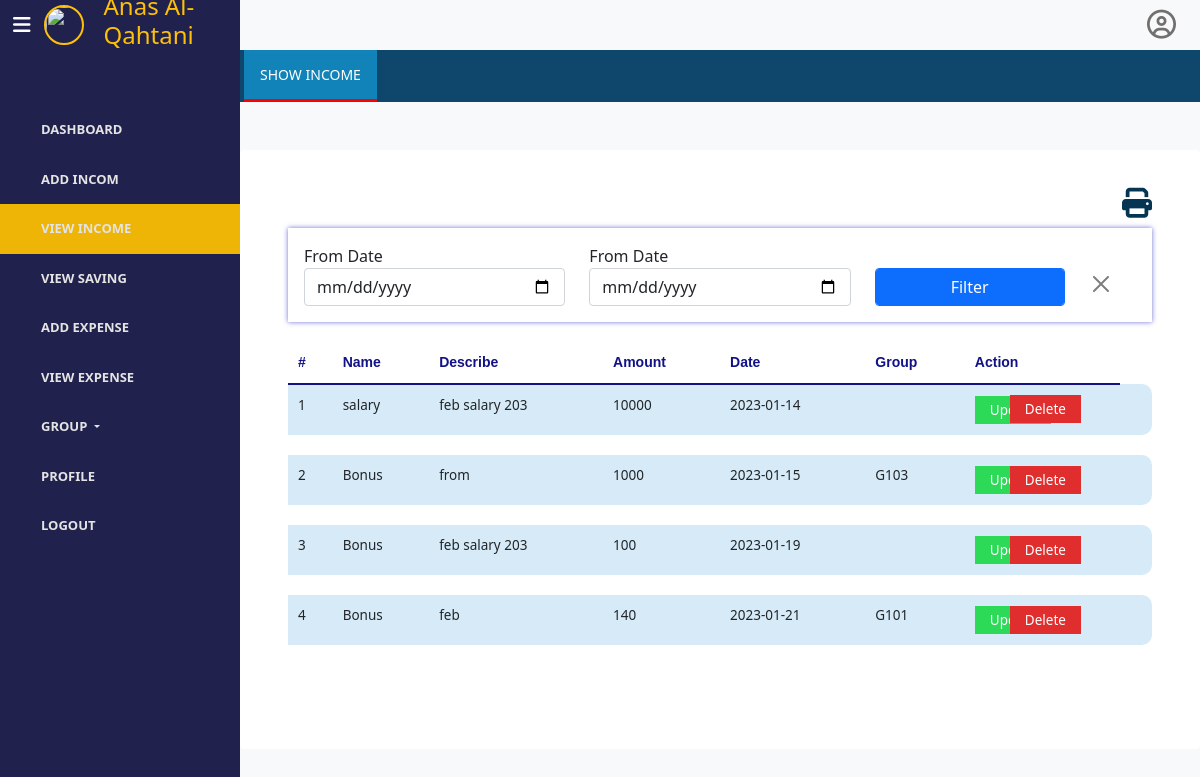
/php/show_income.php (signed in), run on the app's committed database.
### tables this page shows
CREATE TABLE `income` (
  `id` int(6) NOT NULL,
  `name` varchar(50) NOT NULL,
  `descrption` varchar(50) DEFAULT NULL,
  `date` date NOT NULL DEFAULT current_timestamp(),
  `amount` double NOT NULL,
  `type` varchar(50) NOT NULL DEFAULT 'income',
  `user_id` int(6) NOT NULL,
  `group_id` int(6) DEFAULT NULL
);

CREATE TABLE `groups` (
  `id` int(6) NOT NULL,
  `name` varchar(50) NOT NULL,
  `date_create` date NOT NULL DEFAULT current_timestamp(),
  `capacity` int(11) NOT NULL,
  `admin_id` int(6) NOT NULL
);

### php/show_income.php (the view, shortened to what this page needs)
<!DOCTYPE html>
<html lang="en">
<head>
    <link rel="stylesheet" href="../css/style.css">
   <link rel="stylesheet" href="https://cdn.jsdelivr.net/npm/bootstrap@5.0.1/dist/css/bootstrap.min.css">
   <link rel="stylesheet" href="https://cdnjs.cloudflare.com/ajax/libs/font-awesome/6.2.1/css/all.min.css">
</head>
<body>
    <div class="px-0 bg-light">
        <div class="d-flex">
            <div class="d-flex align-items-center " id="navbar"> <button class="navbar-toggler" type="button" data-bs-toggle="collapse" data-bs-target="#navbar-items" aria-controls="navbarSupportedContent" aria-expanded="true" aria-label="Toggle navigation"> <span class="fas fa-bars"></span> </button> <div class="d-flex topdashboard">
            <img src="../img/user.png" width="40" height="40">
                <h4>
                </h4>
            </div> </div>
            <div id="navbar2" class="d-flex justify-content-end pe-4"> <span class="far fa-user-circle "></span> </div>
        </div>
        <div class="d-md-flex">
            <ul id="navbar-items" class="p-0">
                <a href="user_dashbord.php"><li  > <span class="ps-3 name ">Dashboard</span> </li></a>
                <a href="add_income.php"> <li  > <span class="ps-3 name">ADD Incom</span> </li></a>
                <a href="show_income.php"><li class="active">  <span class="ps-3 name">View Income</span> </li></a>
                <a href="show_saving.php"><li>  <span class="ps-3 name">View Saving</span> </li></a>
                <a href="add_expense.php"><li>  <span class="ps-3 name">ADD Expense</span> </li></a>
                <a href="show_expense.php"><li>  <span class="ps-3 name">View Expense</span> </li></a>
                <?php
                include('../database/connect.php');
                             $userid=$_SESSION['user_id'];
                             $query ="SELECT type from users WHERE id=$userid";
                            $result = $connect->query($query);
                            if($result->num_rows> 0){
                                $type=$result->fetch_assoc();
                            if( ($type['type']=='leader') || ($type['type']=='member')){
                            ?>
                <a href="show_expense.php"><li>  <span class="ps-3 name"><div class="dropdown">
                    <a class=" dropdown-toggle" href="#" data-bs-toggle="dropdown" aria-expanded="false">
                      Group
                    </a>
                  </div></span> </li></a>
                  <?php
                                    }}
                                ?>
                <a href="user_profile.php"><li> <span class="ps-3 name">Profile</span> </li></a>
                <a href="../index.php"><li> <span class="ps-3 name">Logout</span> </li></a>
            </ul>
            <div id="topnavbar">
                <div class="topnav mb-3">
                    <div class="d-flex px-1"> <a href="#home" class="active">Show INCOME</a>  </div>
                </div>
                <div class="container rounded mt-5 bg-white p-md-5">
                        <div>
                            <div class=" row" ><a href="../crud/income_report.php" class="print" title="print"><i class="fa-solid fa-print"></i></a></div>
                        </div>
                    <div class="card-body">
                <form class="form" action="#" method="post">
                        <div class="row justify-content-center">
                            <div class="col-md-4">
                                <div class="form-group">
                                    <label>From Date</label>
                                    <input type="date"  name="from_date" class="form-control">
                                </div>
                            </div>
                            <div class="col-md-4">
                                <div class="form-group">
                                    <label>From Date</label>
                                    <input type="date"  name="to_date" class="form-control">
                                </div>
                            </div>
                            <div class="col-md-3">
                                <div class="form-group">
                                    <button class="btn btn-primary form-control" type="submit" name="submit_filter">Filter</button>
                                </div>
                            </div>
                            <div class="col-md-1">
                                <div class="form-group">
                                <button type="submit" name="close" class="btn-close form-control mt-1" data-bs-dismiss="modal" aria-label="Close"></button>
                                </div>
                            </div>
                        </div>
                    </div>
                    <div class="table-responsive">
                        <table class="table">
                            <thead>
                                <tr>
                                <th scope="col">#</th>
                                    <th scope="col">Name</th>
                                    <th scope="col">Describe</th>
                                    <th scope="col">Amount</th>
                                    <th scope="col">Date</th>
                                    <th scope="col">Group</th>
                                    <th scope="col">Action</th>
                                </tr>
                            </thead>
                            <tbody>
                                <?php
                                 $i=1;
                                 include('../database/connect.php');
                                 $userid=$_SESSION['user_id'];
                     if (isset($_POST['submit_filter'])){
                                     $formDate=$_POST['from_date'];
                                     $toDate=$_POST['to_date'];
                                     $query="SELECT * FROM income WHERE date between '$formDate' and '$toDate' and user_id= $userid and type='income'";
                                  if($result=mysqli_query($connect,$query))
                                     {
                                      if(mysqli_num_rows($result)>0)
                                        {
                                         while($row=mysqli_fetch_array($result))
                                            {
                                                $groupid=$row['group_id'];
                                                if($groupid !=null){
                                                    $sql ="SELECT name FROM  groups  WHERE id=$groupid";
                                                    $res = $connect->query($sql);
                                                    if($res->num_rows> 0){
                                                        while($g_name=$res->fetch_assoc()){
                                                            $groupid=$g_name['name'];
                                                    }}
                                                 }
                                                ?>
                                                <tr class='bg-blue'>
                                                <td style="display:none;"> <?php echo $row['id']; ?> </td>
                                                <td> <?php echo $i ?> </td>
                                                <td> <?php echo $row['name']; ?> </td>
                                                <td> <?php echo $row['descrption'] ?> </td>
                                                <td> <?php echo $row['amount']; ?> </td>
                                                <td> <?php echo $row['date']; ?> </td>
                                                <td> <?php echo $groupid; ?> </td>
                                                 <?php
                                                 echo "<td> <a href='../crud/update_inc.php?id=$row[0]' class='update'>Update</a></td>";
                                                 ?>
                                               <td> <a type="buttan" class='delete_income delete'>Delete</a></td>
                                            </tr>
                                              <?php
                                            echo "<tr id='spacing-row'>";
                                            echo "<td></td>";
                                            echo "</tr>";
                                            $i++;
                                            }
                                        }}
                                            else
                                            {
                                            echo "null record";
                                            }
                                         }
                               else if(isset($_POST['close']) or $i==1) {
                                  $query="SELECT * FROM income WHERE user_id=$userid and type='income'";
                                  if($result=mysqli_query($connect,$query))
                                     {
                                      if(mysqli_num_rows($result)>0)
                                        {
                                         while($row=mysqli_fetch_array($result))
                                                        {
                                                            $group_id=$row['group_id'];
                                                            if($group_id !=null){
                                                                $sq ="SELECT name FROM  groups  WHERE id=$group_id";
                                                                $re = $connect->query($sq);
                                                                if($re->num_rows> 0){
                                                                    while($g_name=$re->fetch_assoc()){
                                                                        $group_id=$g_name['name'];
                                                                }}
                                                             }
                                                            ?>
                                                            <tr class='bg-blue'>
                                                            <td> <?php echo $i ?> </td>
                                                            <td> <?php echo $row['name']; ?> </td>
                                                            <td> <?php echo $row['descrption'] ?> </td>
                                                            <td> <?php echo $row['amount']; ?> </td>
                                                            <td> <?php echo $row['date']; ?> </td>
                                                            <td> <?php echo $group_id; ?> </td>
                                                             <?php
                                                             echo "<td> <a href='../crud/update_inc.php?id=$row[0]' class='update'>Update</a></td>";
                                                             ?>
                                                           <td> <a type="buttan" class='delete_income delete'>Delete</a></td>
                                                        </tr>
                                                          <?php
                                                        echo "<tr id='spacing-row'>";
                                                        echo "<td></td>";
                                                        echo "</tr>";
                                                        $i++;
                                                        }
                                                    }
                                                    else
                                                    {
                                                    echo "null record";
                                                    }
                                                }
                                                else
                                                {
                                                    echo "thats problem is select $query.".mysqli_error($connect)."<br>";
                                                 }
                                                }
                                                ?>
                            </tbody>
                        </table>
                </div>
                </div>
            </div>
        </div>
    </div>
</body>
</html>

### css/style.css (style rules this page uses)
* { margin: 0; padding: 0; box-sizing: border-box; list-style: none; }
body { background-color: rgba(35,43,85,0.15) !important; }
a { text-decoration: none !important; }
.card-body { box-shadow: 0 0 5px #6e6ed8 !important; }
.print { width: 100%; height: 30px; display: flex; align-items: flex-end; justify-content: flex-end; }
.print i { font-size: 30px; font-weight: bold; margin-bottom: 10px; color: #063453; }
.topdashboard { display: flex; align-items: center; }
.topdashboard img { border: 2px solid #ffc107; border-radius: 50%; }
.topdashboard h4 { margin-left: 20px; color:#ffc107 ; }
.topnav { background-color:rgb(15, 70, 107); overflow: hidden; }
.far.fa-user-circle { font-size: 29px; color: #726f6f; padding-top: 10px; }
.topnav a { float: left; display: block; color: #8d8b8b; font-weight: 800; font-size: 14px; text-transform: uppercase; padding: 14px 16px; text-decoration: none; border-bottom: 3px solid transparent; }
.topnav .active { background-color: #1183b8; color: #fff; font-weight: 500; border-bottom: 3px solid red; }
::placeholder { font-size: 10px; }
.container .table-responsive { margin: 20px auto; overflow-x: auto; }
.table thead tr th { font-size: 11px; color: #868585; padding: 10px 10px; }
.table tbody tr td { font-size: 13.5px; padding: 10px 10px; }
#navbar { width: 20%; background-color: #21214e !important; height: 50px; border: none; }
.fas.fa-bars { color: white; }
#navbar2 { width: 80%; }
#navbar-items { width: 20%; height: 100vh !important; background-color: #21214e; padding-top: 55px !important; }
ul#navbar-items li { color: rgb(228, 228, 228); padding: 15px 25px; font-weight: 600; text-transform: uppercase; font-size: 13px; display: flex; align-items: center; cursor: pointer; }
ul#navbar-items li a { color: rgb(228, 228, 228); }
ul#navbar-items .active { background-color: #eeb406; font-weight: bold !important; }
#topnavbar { width: 80%; height: 90vh; }
.card-body { box-shadow: 0 5px 2px #ffc107; }

### php/show_income.php (style rules this page uses)
th { font-family: 'Poppins', sans-serif; font-weight: bold; font-size: 14px !important; color: #121286 !important; border-bottom: 2px solid #121286 !important; }
tbody .bg-blue { background-color: #d6ebf7; border-radius: 8px; }
#spacing-row { height: 8px; }
.table thead th,.table td { border: none; }
.table tbody td:first-child { border-bottom-left-radius: 10px; border-top-left-radius: 10px; }
.table tbody td:last-child { border-bottom-right-radius: 10px; border-top-right-radius: 10px; }
.update { background-color: rgb(45, 218, 88); padding: 5px 15px; line-height: 30px; color: #fff; font-weight: 500; }
.delete { background-color: rgb(224, 45, 45); padding: 5px 15px; line-height: 30px; color: #fff; font-weight: 500; margin-left: -120px; }

### data on the page
income: name "salary", descrption "feb salary 203", amount "10000", date "2023-01-14"
income: name "Bonus", descrption "from", amount "1000", date "2023-01-15", group.name "G103"
income: name "Bonus", descrption "feb salary 203", amount "100", date "2023-01-19"
income: name "Bonus", descrption "feb", amount "140", date "2023-01-21", group.name "G101"
